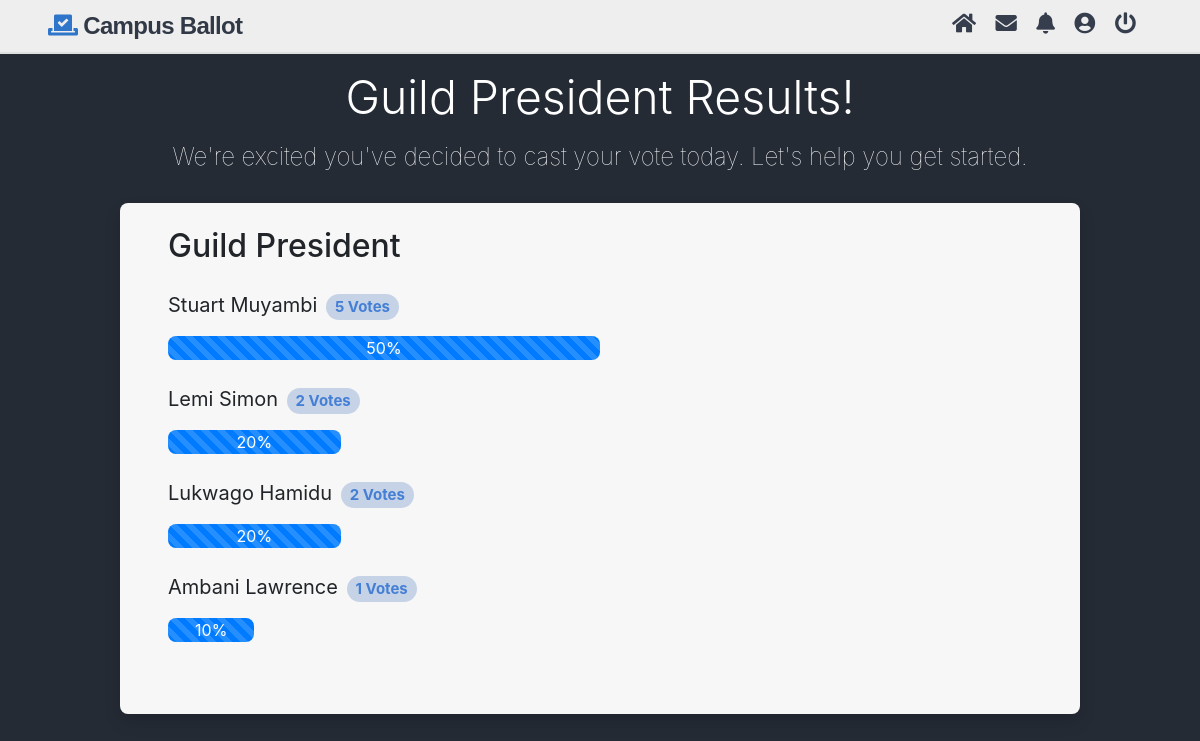
Page /result.php?id=2 (signed in) on the committed database.
### tables this page shows
CREATE TABLE IF NOT EXISTS `polls` (
  `id` int(11) NOT NULL AUTO_INCREMENT,
  `title` text NOT NULL,
  `desc` text NOT NULL,
  PRIMARY KEY (`id`)
);

CREATE TABLE IF NOT EXISTS `poll_answers` (
  `id` int(11) NOT NULL AUTO_INCREMENT,
  `poll_id` int(11) NOT NULL,
  `title` text NOT NULL,
  `votes` int(11) NOT NULL DEFAULT '0',
  PRIMARY KEY (`id`)
);

### result.php (the view, shortened to what this page needs)
<?php
    $pdo = pdo_connect_mysql();
    if (isset($_GET['id'])) {
        $stmt = $pdo->prepare('SELECT * FROM polls WHERE id = ?');
        $stmt->execute([$_GET['id']]);
        $poll = $stmt->fetch(PDO::FETCH_ASSOC);
        if ($poll) {
            $stmt = $pdo->prepare('SELECT * FROM poll_answers WHERE poll_id = ? ORDER BY votes DESC');
            $stmt->execute([$_GET['id']]);
            $poll_answers = $stmt->fetchAll(PDO::FETCH_ASSOC);
            $total_votes = 0;
            foreach ($poll_answers as $poll_answer) {
                $total_votes += $poll_answer['votes'];
            }
        } else {
            die ('Poll with that ID does not exist.');
        }
    } else {
        die ('No poll ID specified.');
    }
?>
<?php include("includes/header.php"); ?>
    <div class="main-body">
    <h1 class="display-4 mt-3"><?=$poll['title']?> Results!</h1>
    <p class="index-slogan mt-2 mb-4">We're excited you've decided to cast your vote today. Let's help you get started.</p>
        <section class="thumbs-container shadow mt-4 pt-4 pl-5 pr-5 pb-5 mb-5">
        <div class="content poll-result">
        <h2 class="mb-4"><?=$poll['title']?></h2>
        <div class="wrapper">
            <?php foreach ($poll_answers as $poll_answer): ?>
            <div class="poll-question">
                <p class="lead-2 font-weight-normal"><?=$poll_answer['title']?> <span class="badge badge-primary badge-pill font-weight-bold font-weight-light"><?=$poll_answer['votes']?> Votes</span></span>
                <div class="progress-bar progress-bar-striped mb-4" style= "width:<?=@round(($poll_answer['votes']/$total_votes)*100)?>%">
                    <?=@round(($poll_answer['votes']/$total_votes)*100)?>%
                </div>
            </div>
            <?php endforeach; ?>
        </div>
    </div>
        </section>
    </div>
<?php include("includes/footer.php"); ?>

### rows in the picture
polls: title "Guild President"
poll_answers: title "Stuart Muyambi", votes "5", @round(($poll_answer['votes']/$total_votes)*100) "50"
poll_answers: title "Lemi Simon", votes "2", @round(($poll_answer['votes']/$total_votes)*100) "20"
poll_answers: title "Lukwago Hamidu", votes "2", @round(($poll_answer['votes']/$total_votes)*100) "20"
poll_answers: title "Ambani Lawrence", votes "1", @round(($poll_answer['votes']/$total_votes)*100) "10"
